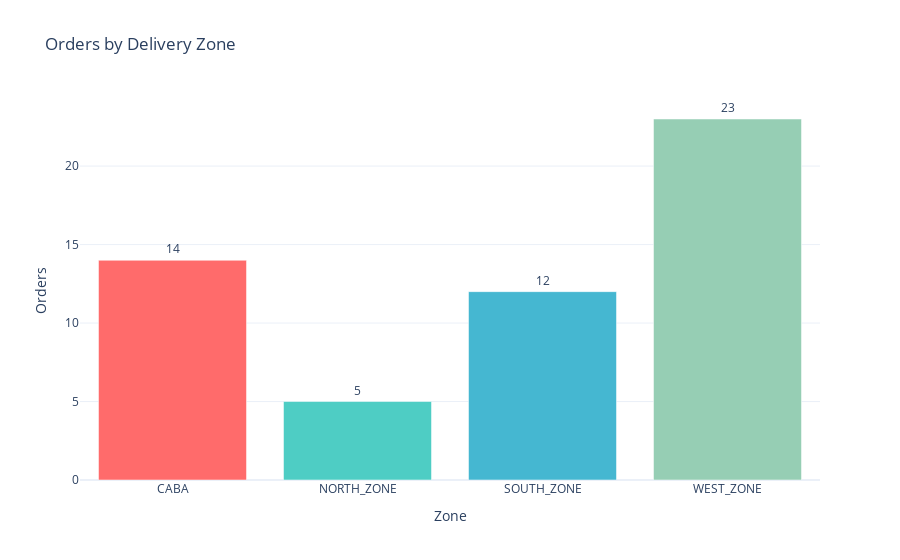

Write notebook code for a chart like this one.
### Code cell
# Chart: Orders by Zone
by_zone = order_items_df.groupby("delivery_zone_id").agg(
    packs=("quantity_packs", "sum"),
    pallets=("pallets", "sum")
).reset_index()

# Count unique orders per zone
order_counts = orders_df.groupby("delivery_zone_id").size().reset_index(name="orders")
by_zone = by_zone.merge(order_counts, on="delivery_zone_id", how="left")

fig = px.bar(
    by_zone, x="delivery_zone_id", y="orders",
    color="delivery_zone_id", color_discrete_map=zone_colors,
    title="Orders by Delivery Zone",
    labels={"delivery_zone_id": "Zone", "orders": "Orders"},
    text="orders"
)
fig.update_traces(textposition="outside")
fig.update_layout(showlegend=False, template="plotly_white")
fig.show()

### Figure 1 — Plotly figure (JSON) as saved in the notebook; plotly's stock layout.template omitted (floating-point values rounded to 4 significant figures)
{"data": [{"hovertemplate": "Zone=%{x}<br>Orders=%{text}<extra></extra>", "legendgroup": "CABA", "marker": {"color": "#FF6B6B", "pattern": {"shape": ""}}, "name": "CABA", "orientation": "v", "showlegend": true, "text": [14.0], "textposition": "outside", "type": "bar", "x": ["CABA"], "xaxis": "x", "y": [14], "yaxis": "y"}, {"hovertemplate": "Zone=%{x}<br>Orders=%{text}<extra></extra>", "legendgroup": "NORTH_ZONE", "marker": {"color": "#4ECDC4", "pattern": {"shape": ""}}, "name": "NORTH_ZONE", "orientation": "v", "showlegend": true, "text": [5.0], "textposition": "outside", "type": "bar", "x": ["NORTH_ZONE"], "xaxis": "x", "y": [5], "yaxis": "y"}, {"hovertemplate": "Zone=%{x}<br>Orders=%{text}<extra></extra>", "legendgroup": "SOUTH_ZONE", "marker": {"color": "#45B7D1", "pattern": {"shape": ""}}, "name": "SOUTH_ZONE", "orientation": "v", "showlegend": true, "text": [12.0], "textposition": "outside", "type": "bar", "x": ["SOUTH_ZONE"], "xaxis": "x", "y": [12], "yaxis": "y"}, {"hovertemplate": "Zone=%{x}<br>Orders=%{text}<extra></extra>", "legendgroup": "WEST_ZONE", "marker": {"color": "#96CEB4", "pattern": {"shape": ""}}, "name": "WEST_ZONE", "orientation": "v", "showlegend": true, "text": [23.0], "textposition": "outside", "type": "bar", "x": ["WEST_ZONE"], "xaxis": "x", "y": [23], "yaxis": "y"}], "layout": {"barmode": "relative", "legend": {"title": {"text": "Zone"}, "tracegroupgap": 0}, "showlegend": false, "title": {"text": "Orders by Delivery Zone"}, "xaxis": {"anchor": "y", "categoryarray": ["CABA", "NORTH_ZONE", "SOUTH_ZONE", "WEST_ZONE"], "categoryorder": "array", "domain": [0, 1], "title": {"text": "Zone"}}, "yaxis": {"anchor": "x", "domain": [0, 1], "title": {"text": "Orders"}}}}
